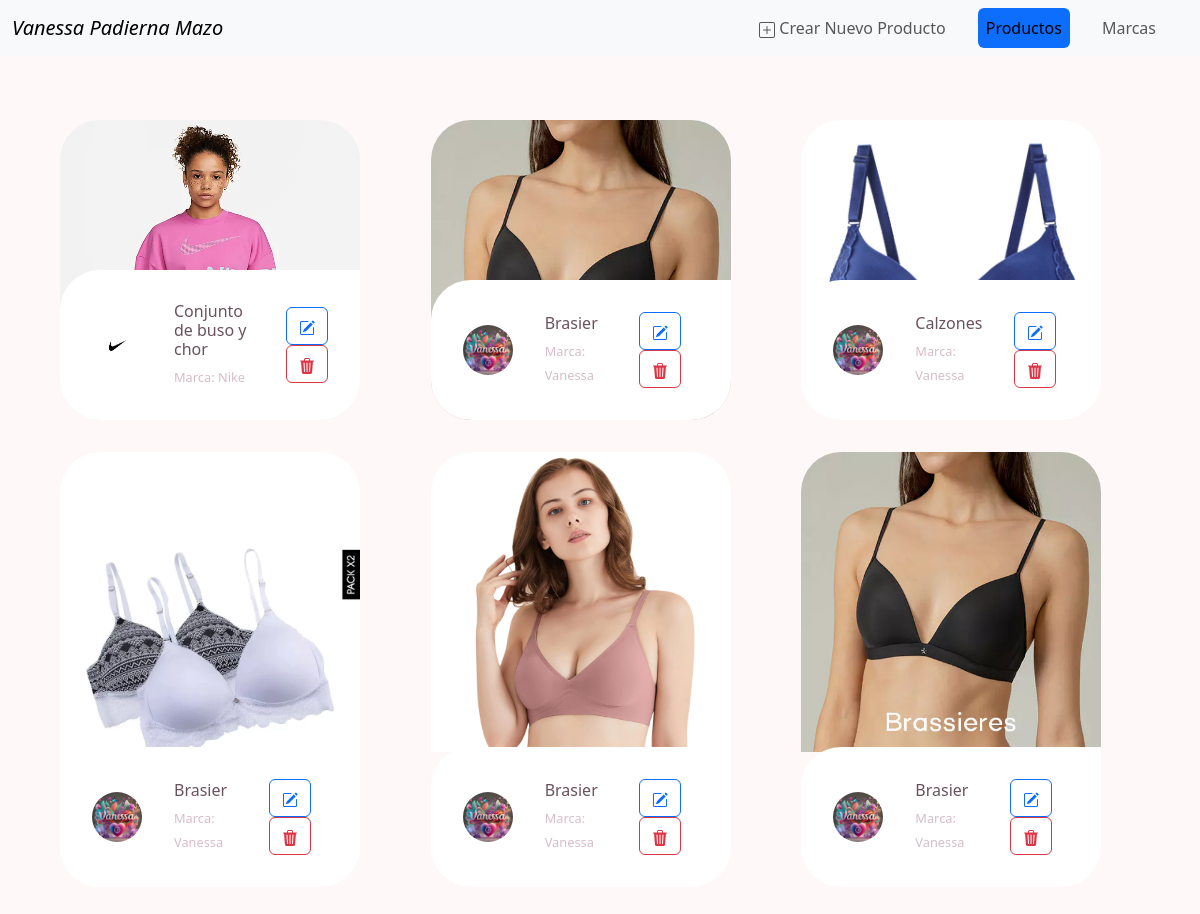
The page / on the database its author committed.
### tables this page shows
CREATE TABLE IF NOT EXISTS `producto` (
  `id` int NOT NULL AUTO_INCREMENT,
  `Nombre` varchar(100) NOT NULL,
  `Talla` varchar(1) NOT NULL,
  `Observaciones` varchar(100) NOT NULL,
  `Cantidad_Inventario` int NOT NULL,
  `Fecha_Embarque` date NOT NULL,
  `Imagen` int NOT NULL,
  `Marca` int NOT NULL,
  PRIMARY KEY (`id`),
  KEY `FK_marca_producto` (`Marca`)
);

CREATE TABLE IF NOT EXISTS `marca` (
  `id` int NOT NULL AUTO_INCREMENT,
  `Nombre` varchar(100) NOT NULL,
  `Referencia` varchar(100) NOT NULL,
  `Logo` int NOT NULL,
  PRIMARY KEY (`id`)
);

### index.php (the view, shortened to what this page needs)
<!DOCTYPE html>
<html lang="en">
<head>
</head>
<body>
    <?php include_once "nav.php"; ?>
    <ul class="cards">
      <?php $qry = $conn->query("SELECT m.Nombre as nombreM, m.Logo, p.id, p.Nombre, p.Talla, p.Observaciones, p.Cantidad_Inventario, p.Fecha_Embarque, p.Imagen, p.Marca FROM producto p INNER JOIN marca m ON m.id = p.Marca");
					while ($row = $qry->fetch_assoc()) : ?>
        <li>
          <a href="" class="card_">
            <img src="<?php echo 'img/productos/'.$row['Imagen'].'.png' ?>" class="card__image" alt="" />
            <div class="card__overlay">
              <div class="card__header">
                <img class="card__thumb" src="<?php echo 'img/marcas/'.$row['Logo'].'.png' ?>" alt="" />
                <div class="card__header-text">
                  <h3 class="card__title"><?php echo $row['Nombre'] ?></h3>
                  <span class="card__status">Marca: <?php echo $row['nombreM'] ?></span>
                </div>
                <div>
                  <button onclick="window.open('edit_producto.php?id=<?php echo $row['id']?>')" type="button" class="btn btn-outline-primary">
                  </button>
                  <button type="button"  onclick="alert('Este producto se eliminará'); window.open('procesos/deleteProducto.php?id=<?php echo $row['id']?>')" class="btn btn-outline-danger">
                  </button>
                </div>
              </div>
            </div>
          </a>
        </li>
        <?php endwhile; ?>
      </ul>
</body>
</html>

### nav.php (shortened to what this page needs)
<link rel="stylesheet" href="style.css">
<link href="https://cdn.jsdelivr.net/npm/bootstrap@5.3.3/dist/css/bootstrap.min.css" rel="stylesheet">
    <nav class="navbar navbar-expand-lg bg-body-tertiary">
        <div class="container-fluid">
            <a class="navbar-brand fst-italic fw-lighter">Vanessa Padierna Mazo</a>
            <div class="collapse navbar-collapse justify-content-end nav-pills" id="navbarNavAltMarkup">
                <div class="navbar-nav">
                    <a class="nav-link me-4" id="crear" href="formProducto.php?id=crearP">
                    Crear Nuevo Producto</a>
                    <a class="nav-link me-4 active" id="productos" href="index.php?id=productos">Productos</a>
                    <a class="nav-link me-4" id="marcas" href="marcas.php?id=marcas">Marcas</a>
                </div>
            </div>
        </div>
    </nav>

### style.css (style rules this page uses)
:root { --surface-color: #fff; --curve: 40; }
* { box-sizing: border-box; }
body { font-family: 'Noto Sans JP', sans-serif; background-color: #fef8f8 !important; }
.cards { display: grid; grid-template-columns: repeat(auto-fit, minmax(300px, 1fr)); gap: 2rem; margin: 4rem 5vw; padding: 0; list-style-type: none; }
.card_ { position: relative; display: block; width: 300px; height: 100%; border-radius: calc(var(--curve) * 1px); overflow: hidden; text-decoration: none; }
.card__image { width: 100%; height: auto; }
.card__overlay { position: absolute; bottom: 0; left: 0; right: 0; z-index: 1; border-radius: calc(var(--curve) * 1px); background-color: var(--surface-color); transform: translateY(100%); transition: .2s ease-in-out; }
.card__header { position: relative; display: flex; align-items: center; gap: 2em; padding: 2em; border-radius: calc(var(--curve) * 1px) 0 0 0; background-color: var(--surface-color); transform: translateY(-100%); transition: .2s ease-in-out; }
.card__thumb { flex-shrink: 0; width: 50px; height: 50px; border-radius: 50%; }
.card__title { font-size: 1em; margin: 0 0 .3em; color: #6A515E; }
.card__status { font-size: .8em; color: #D7BDCA; }

### rows shown on the page
producto: shows a picture, Nombre "Conjunto de buso y chor", Marca.Nombre "Nike"
producto: Nombre "Brasier", Marca.Nombre "Vanessa"
producto: shows a picture, Nombre "Calzones", Marca.Nombre "Vanessa"
producto: shows a picture, Nombre "Brasier", Marca.Nombre "Vanessa"
producto: shows a picture, Nombre "Brasier", Marca.Nombre "Vanessa"
producto: Nombre "Brasier", Marca.Nombre "Vanessa"
